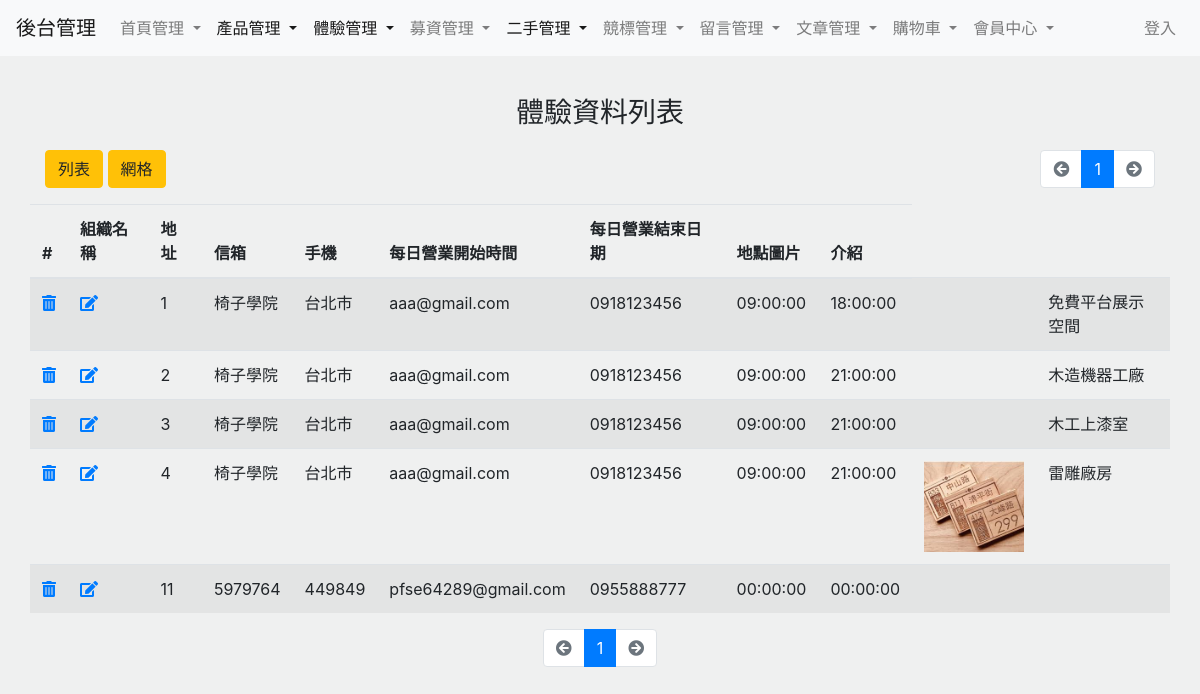
/test/wood_list.php, run on an earlier commit of the app's database.
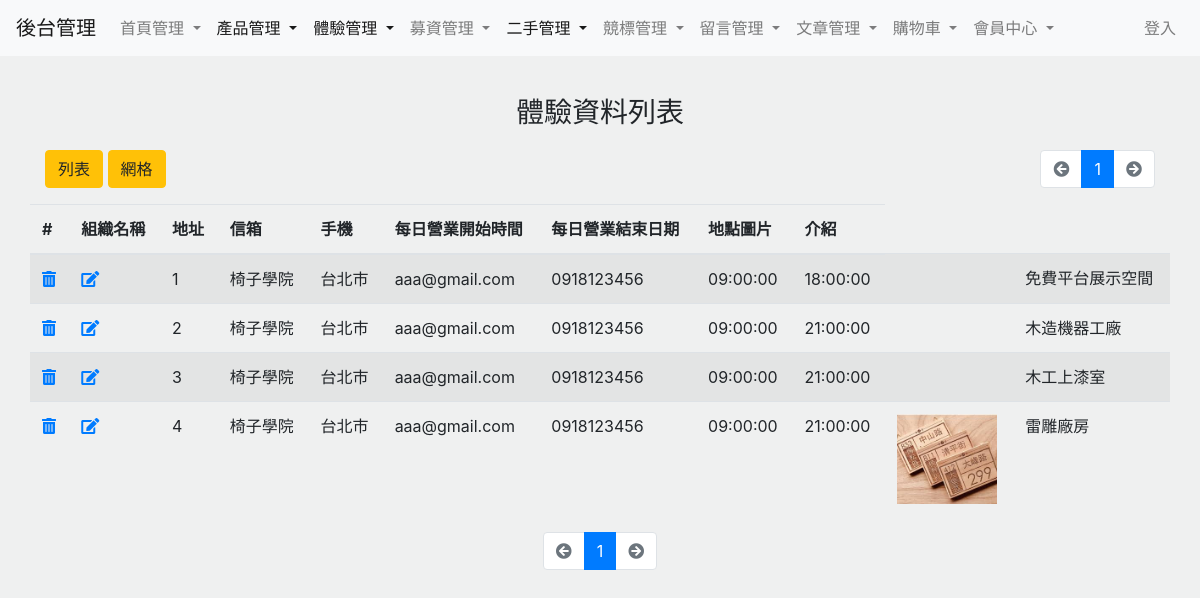
And on a later commit of the database.
### tables this page shows
CREATE TABLE `a_wood_maker` (
  `sid` int(11) NOT NULL,
  `organizer` varchar(255) NOT NULL,
  `address` varchar(255) NOT NULL,
  `email` varchar(255) NOT NULL,
  `mobile` varchar(255) NOT NULL,
  `open_time` time NOT NULL,
  `close_time` time NOT NULL,
  `images` varchar(500) NOT NULL,
  `introduction` text NOT NULL
);

### test/wood_list.php (the view, shortened to what this page needs)
<?php
$page_name = 'wood_list';
require __DIR__ . '/../parts/__connect_db.php';
$perPage = 5;
$page = isset($_GET['page']) ? intval($_GET['page']) : 1;
$t_sql = "SELECT COUNT(1) FROM `a_wood_maker`";
$totalRows = $pdo->query($t_sql)->fetch(PDO::FETCH_NUM)[0];
$totalPages = ceil($totalRows / $perPage);
$rows = [];
if ($totalRows > 0) {
    $sql = sprintf("SELECT * FROM `a_wood_maker` LIMIT %s, %s", ($page - 1) * $perPage, $perPage);
    $stmt = $pdo->query($sql);
    $rows = $stmt->fetchAll();
}
?>
<?php include __DIR__ . '/../parts/__html_head.php'; ?>
<?php include __DIR__ . '/../parts/__navbar.php'; ?>
<div class="container">
    <div class="row">
        <h3>體驗資料列表</h3>
    </div>
    <div class="row justify-content-between">
        <div class="col">
            <a href="wood_list.php" class="btn btn-warning choose">列表</a>
            <a href="wood_listcard.php" class="btn btn-warning choose">網格</a>
        </div>
        <div class="col">
            <nav aria-label="Page navigation example">
                <ul class="pagination justify-content-end">
                    <li class="page-item <?= $page == 1 ? 'disabled' : '' ?>">
                        <a class="page-link" href="?page=<?= $page - 1 ?>">
                            <i class="fas fa-arrow-circle-left"></i>
                        </a>
                    </li>
                    <?php for ($i = $page - 2; $i <= $page + 2; $i++) :
                        if ($i < 1) continue;
                        if ($i > $totalPages) break;
                    ?>
                        <li class="page-item <?= $i == $page ? 'active' : '' ?>">
                            <a class="page-link" href="?page=<?= $i ?>"><?= $i ?></a>
                        </li>
                    <?php endfor; ?>
                    <li class="page-item <?= $page == $totalPages ? 'disabled' : '' ?>">
                        <a class="page-link" href="?page=<?= $page + 1 ?>">
                            <i class="fas fa-arrow-circle-right"></i>
                        </a>
                    </li>
                </ul>
            </nav>
        </div>
    </div>
    <div class="row">
        <table class="table table-striped">
            <thead>
                <tr>
                    <th scope="col">#</th>
                    <th scope="col">組織名稱</th>
                    <th scope="col">地址</th>
                    <th scope="col">信箱</th>
                    <th scope="col">手機</th>
                    <th scope="col">每日營業開始時間</th>
                    <th scope="col">每日營業結束日期</th>
                    <th scope="col">地點圖片</th>
                    <th scope="col">介紹</th>
                </tr>
            </thead>
            <tbody>
                <?php foreach ($rows as $r) : ?>
                    <tr>
                        <td><a href="wood_experiencedelete.php?sid=<?= $r['sid'] ?>" onclick="ifDel(event)" data-sid="<?= $r['sid'] ?>">
                                <i class="fas fa-trash-alt my-trash-i"></i>
                            </a></td>
                        <td><a href="wood_experienceedit.php?sid=<?= $r['sid'] ?>"><i class="fas fa-edit"></i></a></td>
                        <td><?= $r['sid'] ?></td>
                        <td><?= $r['organizer'] ?></td>
                        <td><?= $r['address'] ?></td>
                        <td><?= $r['email'] ?></td>
                        <td><?= $r['mobile'] ?></td>
                        <td><?= $r['open_time'] ?></td>
                        <td><?= $r['close_time'] ?></td>
                        <td><img src="./../uploads/<?= $r['images'] ?>" alt="" width="100px"></td>
                        <td><?= htmlentities($r['introduction']) ?></td>
                    </tr>
                <?php endforeach; ?>
            </tbody>
        </table>
    </div>
    <div class="row">
        <div class="col d-flex justify-content-center">
            <nav aria-label="Page navigation example">
                <ul class="pagination">
                    <li class="page-item <?= $page == 1 ? 'disabled' : '' ?>">
                        <a class="page-link" href="?page=<?= $page - 1 ?>">
                            <i class="fas fa-arrow-circle-left"></i>
                        </a>
                    </li>
                    <?php for ($i = $page - 2; $i <= $page + 2; $i++) :
                        if ($i < 1) continue;
                        if ($i > $totalPages) break;
                    ?>
                        <li class="page-item <?= $i == $page ? 'active' : '' ?>">
                            <a class="page-link" href="?page=<?= $i ?>"><?= $i ?></a>
                        </li>
                    <?php endfor; ?>
                    <li class="page-item <?= $page == $totalPages ? 'disabled' : '' ?>">
                        <a class="page-link" href="?page=<?= $page + 1 ?>">
                            <i class="fas fa-arrow-circle-right"></i>
                        </a>
                    </li>
                </ul>
            </nav>
        </div>
    </div>
</div>
<?php include __DIR__ . '/../parts/__html_foot.php'; ?>

### parts/__html_head.php (shortened to what this page needs)
<!DOCTYPE html>
<html lang="en">
<head>
    <link rel="stylesheet" href="../fontawesome/css/all.css">
    <link rel="stylesheet" href="../bootstrap/css/bootstrap.css">
</head>
<body>

### parts/__navbar.php (shortened to what this page needs)
<nav class="navbar navbar-expand-lg navbar-light bg-light">
    <a class="navbar-brand" href="#">後台管理</a>
    <div class="collapse navbar-collapse" id="navbarSupportedContent">
        <ul class="navbar-nav mr-auto">
            <li class="nav-item dropdown">
                <a class="nav-link dropdown-toggle" href="#" id="navbarDropdown" role="button" data-toggle="dropdown" aria-haspopup="true" aria-expanded="false">
                    首頁管理
                </a>
            </li>
            <li class="nav-item dropdown <?= $page_name == 'data_list' || 'data-insert'  ? 'active' : '' ?>">
                <a class="nav-link dropdown-toggle " href="#" id="navbarDropdown" role="button" data-toggle="dropdown" aria-haspopup="true" aria-expanded="false">
                    產品管理
                </a>
            </li>
            <li class="nav-item dropdown <?= $page_name == 'data_list' || 'data_experienceinsert' || 'wood_experienceinsert' || 'wood_list' ? 'active' : '' ?>">
                <a class="nav-link dropdown-toggle" href="#" id="navbarDropdown" role="button" data-toggle="dropdown" aria-haspopup="true" aria-expanded="false">
                    體驗管理
                </a>
            </li>
            <li class="nav-item dropdown">
                <a class="nav-link dropdown-toggle" href="#" id="navbarDropdown" role="button" data-toggle="dropdown" aria-haspopup="true" aria-expanded="false">
                    募資管理
                </a>
            </li>
            <li class="nav-item dropdown <?= $page_name == 'data-list' || 'data-insert' ? 'active' : '' ?>">
                <a class="nav-link dropdown-toggle" href="#" id="navbarDropdown" role="button" data-toggle="dropdown" aria-haspopup="true" aria-expanded="false">
                    二手管理
                </a>
            </li>
            <li class="nav-item dropdown">
                <a class="nav-link dropdown-toggle" href="#" id="navbarDropdown" role="button" data-toggle="dropdown" aria-haspopup="true" aria-expanded="false">
                    競標管理
                </a>
            </li>
            <li class="nav-item dropdown">
                <a class="nav-link dropdown-toggle" href="#" id="navbarDropdown" role="button" data-toggle="dropdown" aria-haspopup="true" aria-expanded="false">
                    留言管理
                </a>
            </li>
            <li class="nav-item dropdown">
                <a class="nav-link dropdown-toggle" href="#" id="navbarDropdown" role="button" data-toggle="dropdown" aria-haspopup="true" aria-expanded="false">
                    文章管理
                </a>
            </li>
            <li class="nav-item dropdown">
                <a class="nav-link dropdown-toggle" href="#" id="navbarDropdown" role="button" data-toggle="dropdown" aria-haspopup="true" aria-expanded="false">
                    購物車
                </a>
            </li>
            <li class="nav-item dropdown">
                <a class="nav-link dropdown-toggle" href="#" id="navbarDropdown" role="button" data-toggle="dropdown" aria-haspopup="true" aria-expanded="false">
                    會員中心
                </a>
            </li>
        </ul>
        <ul class="navbar-nav">
            <?php if (isset($_SESSION['admin'])) : ?>
                <li class="nav-item">
                    <a class="nav-link">您好！<?= $_SESSION['admin']['nickname'] ?></a>
                </li>
                <li class="nav-item">
                    <a class="nav-link" href="../product/log-out.php">登出</a>
                </li>
            <?php else : ?>
                <li class="nav-item <?= $page_name == 'login' ? 'active' : '' ?>">
                    <a class="nav-link" href="../product/log-in.php">登入</a>
                </li>
            <?php endif; ?>
        </ul>
    </div>
</nav>

### parts/__html_foot.php
</body>
</html>

### test/wood_list.php (style rules this page uses)
body { background-color: #EFF0F0; }
h3 { margin: auto; margin-top: 40px; margin-bottom: 20px; }

What changed in the data, as far as the page shows it:
removed a_wood_maker: sid "11", organizer "5979764", address "449849", email "pfse64289@gmail.com", mobile "0955888777", open_time "00:00:00", close_time "00:00:00"
